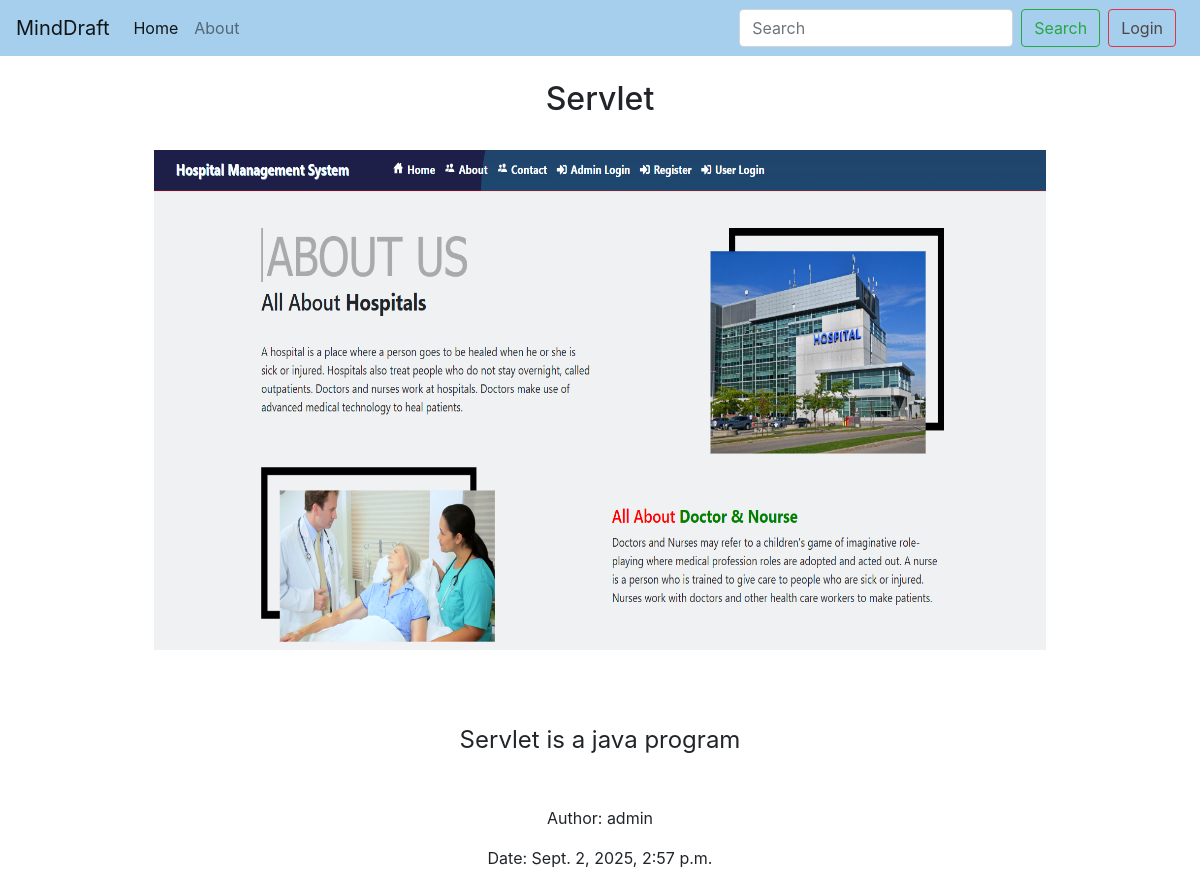
Screenshot of /readblog/12 with the database file from the repository.
### blogapp/models.py (models this page shows)
class Blog(models.Model):
  title = models.CharField(max_length = 200)
  description = models.TextField()
  author = models.CharField(max_length = 100)
  published_date = models.DateTimeField(auto_now_add=True)
  edited_date = models.DateTimeField(auto_now=True)
  image = models.ImageField(upload_to = "images/", null = True, blank= True,default = "images/default.webp")

### blogapp/views.py (the view)
# urls.py: path('readblog/<id>',views.readBlog,name="readblog"),
def readBlog(request,id):
  blog = Blog.objects.get(id = id)
  return render(request,'blogapp/singlepage.html', {"blog":blog})

### templates/blogapp/singlepage.html (shortened to what this page needs)
{% extends 'base.html'%}
{%block content%}
<br>
<div class="d-flex flex-column justify-content-between align-items-center">
  <h2 style="text-align: center;">{{blog.title}}</h2>
<Br>
  <div class="d-flex flex-column justify-content-center align-items-center">
    {% if blog.image %}
    <img src="{{blog.image.url}}" alt="image" style="max-width: 80%; height:
    500px">
    {%endif%}
    <br><Br>
      <br>
    <div style="font-size: 1.5rem;">
      {{blog.description}}
    </div>
    <br><br>
    <div style="text-align: center;">
      <p>Author: {{blog.author}}</p>
      <p>Date: {{blog.edited_date}}</p>
    </div>
  </div>
</div>
<br><br>
{%endblock%}

### rows the page displays
Blog: title "Servlet", image (picture), description "Servlet is a java program", author "admin", edited_date "Sept. 2, 2025, 2:57 p.m."
